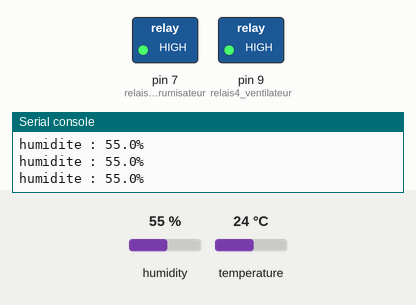
Recording of a program running on a simulated MicroPython board. On the bench: switched loads named in the program (green lamp = pin HIGH), the last lines printed to the serial console. Dashed ring = blinking. The test bench sets the inputs (shaded band); at power-on: humidity 55 %, temperature 24 °C.

Above: at 2.3 s.
2.4 s: humidity set to 59 %
At 3.07 s:
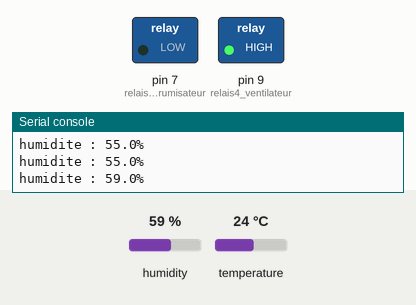
4.6 s: humidity set to 62 %
At 5.3 s:
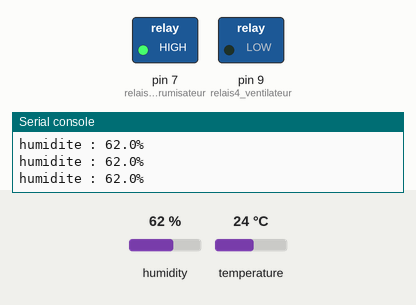
6.1 s: humidity set to 22 %
At 7.4 s:
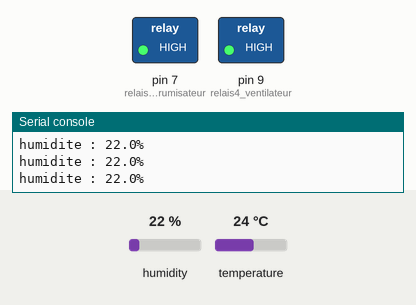
7.7 s: humidity set to 68 %
At 9.4 s:
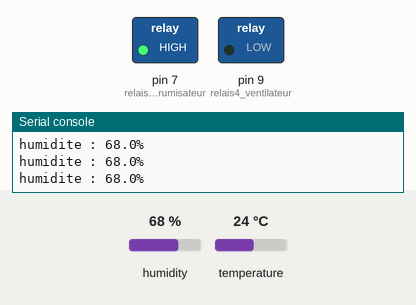
Timing chart, 0 to 10.9 s (numbered marks = the images above; inputs shaded):
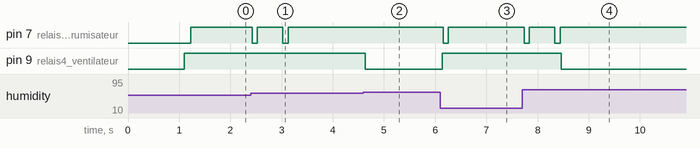

Measured:
- the behaviour switches between 60 and 61 % on humidity (found by bisection; images 1 and 2)
- after the input at 2.4 s, pin 7 (relais2_brumisateur): alternates HIGH for 0.50 s and LOW for 0.10 s, 4 changes in all, then stays HIGH, starting at once
- after the input at 4.6 s, pin 9 (relais4_ventilateur): HIGH → LOW at once
- after the input at 6.1 s, pin 7 (relais2_brumisateur): HIGH → LOW after 0.06 s, → HIGH 0.10 s later; pin 9 (relais4_ventilateur): LOW → HIGH at once
- after the input at 7.7 s, pin 7 (relais2_brumisateur): alternates HIGH for 0.50 s and LOW for 0.10 s, 4 changes in all, then stays HIGH, starting at once; pin 9 (relais4_ventilateur): HIGH → LOW after 0.76 s

The program:

code_boucle_regulation_humidite.py
```python
from machine import Pin
import time
import dht

time.sleep(0.1) # Wait for USB to become ready

# CONSTANTE
# definit les seuils d'humidite bas et haut
SEUIL_HUMIDITE_BAS=58
SEUIL_HUMIDITE_HAUT=60

# FONCTION
def afficher_humidite( valeur ):
    print(f"humidite : {valeur:.1f}%")
    # A FAIRE utiliser le bandeau de led

def allumer_brumisateur( relais ):
    relais.value(0)
    time.sleep(0.1)
    relais.value(1)

def eteindre_brumisateur( relais ):
    relais.value(0)
    time.sleep(0.1)
    relais.value(1)
    time.sleep(0.5)
    relais.value(0)
    time.sleep(0.1)
    relais.value(1)

def allumer_ventilateur( relais ):
    relais.value(0)

def eteindre_ventilateur( relais ):
    relais.value(1)


# PROGRAMME PRINCIPAL

print("Boucle regulation humidite !")

# INIT
# initiliser le bandeau led
relais4_ventilateur = Pin(9, Pin.OUT)
relais2_brumisateur = Pin(7, Pin.OUT)
#DHT = dht.DHT11(Pin(22))
DHT = dht.DHT22(Pin(22))
time.sleep(1) # attente que le capteur humidité soit opérationnel

# place les actionneurs dans leur etat par defaut
eteindre_ventilateur(relais4_ventilateur)  # eteint le ventilateur

mon_etat = "attente"     # variable d'etat du programme : "humidifie" / "attente" / "ventille"

# boucle principale
while True:
    # on prend la mesure
    DHT.measure()

    # on affiche le niveau d'humidite
    afficher_humidite( DHT.humidity() )
    #print(f"etat {mon_etat}")

    # en fonction de notre etat
    if mon_etat == "attente":
        # si l'humidite est en dessous du seuil bas
        if DHT.humidity() < SEUIL_HUMIDITE_BAS:
            # on allume le brumisateur
            allumer_brumisateur(relais2_brumisateur)
            # on indique notre nouvel etat
            mon_etat = "humidifie"
        elif DHT.humidity() > SEUIL_HUMIDITE_HAUT:
            # on allume le ventilateur
            allumer_ventilateur(relais4_ventilateur)
            # on indique notre nouvel etat
            mon_etat = "ventille"

    elif mon_etat == "humidifie":
        # on regarde si on est passe au dessus du seuil d'humidite pour arrêter le brumisateur
        if DHT.humidity() > SEUIL_HUMIDITE_BAS:
            # on eteint le brumisateur
            eteindre_brumisateur(relais2_brumisateur)
            # on indique notre nouvel etat
            mon_etat = "attente"

    elif mon_etat == "ventille":
        # on regarde si on est passe en dessous du seuil d'humidite pour arrêter le ventilateur
        if DHT.humidity() < SEUIL_HUMIDITE_HAUT:
            # on eteint le ventilateur
            eteindre_ventilateur(relais4_ventilateur)
            # on indique notre nouvel etat
            mon_etat = "attente"
```
